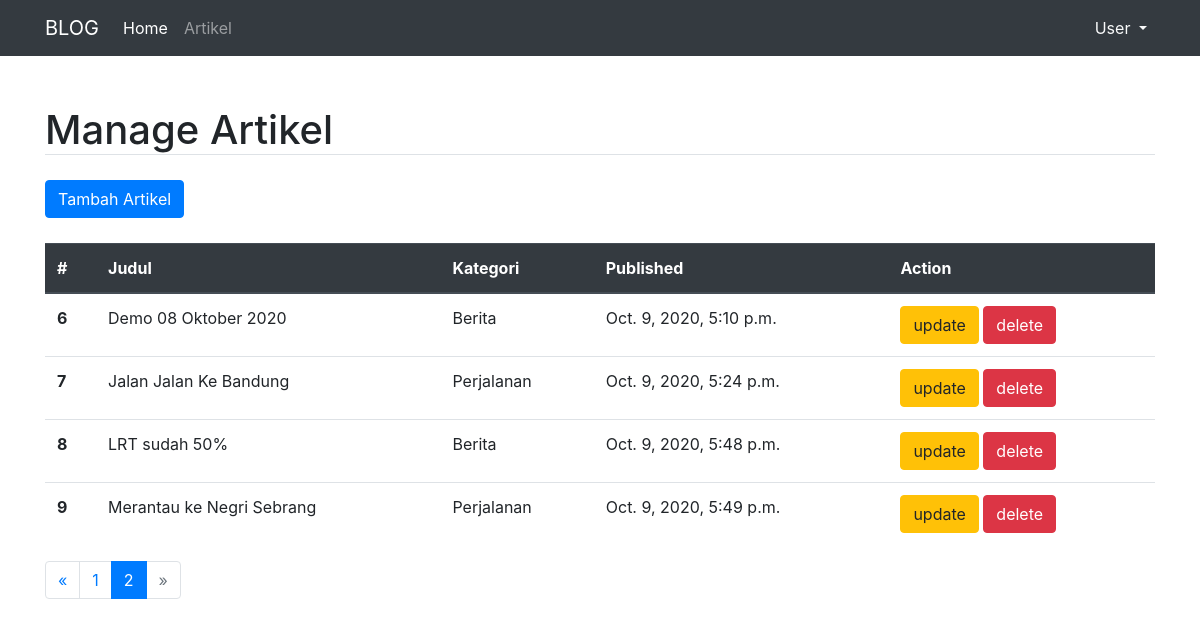
Before: /artikel/manage/2 with the older database file.
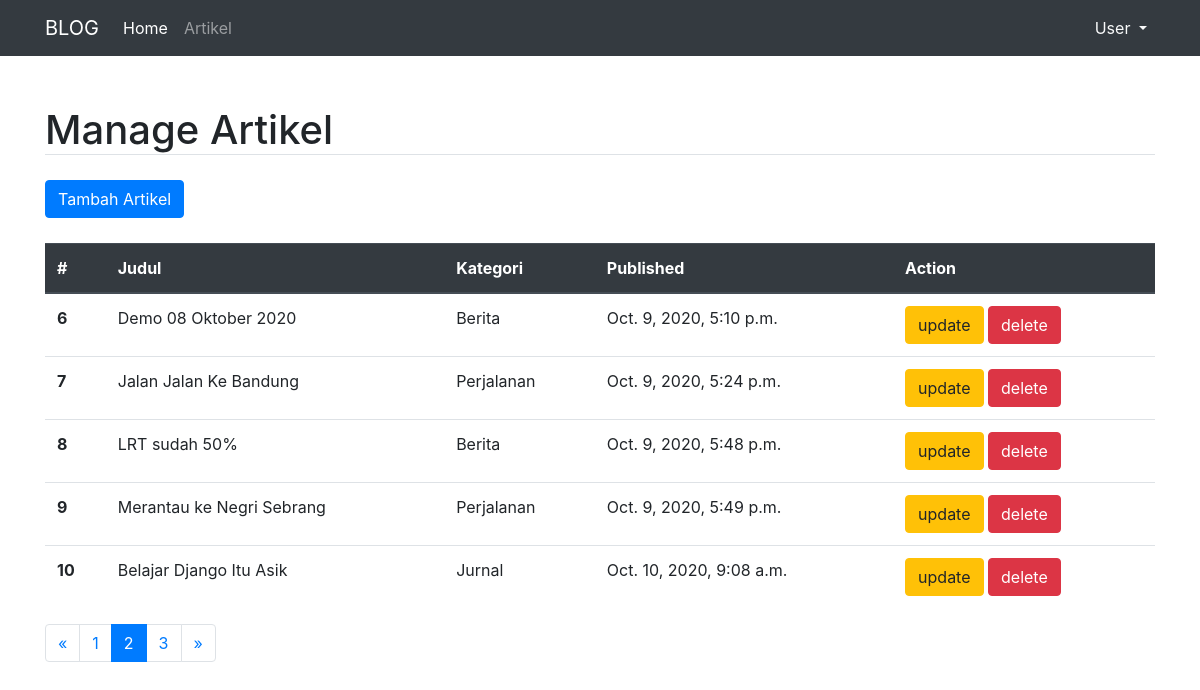
After: the same page with the newer database file.
### Artikel/models.py (models this page shows, shortened)
class ArtikelModel(models.Model):
    judul           = models.CharField(max_length=100)
    isi             = models.TextField()
    kategori        = models.CharField(max_length=255)
    published       = models.DateTimeField(auto_now_add=True)
    updated         = models.DateTimeField(auto_now=True)
    slug            = models.SlugField(blank=True , editable=False)

### Artikel/views.py (the view)
# urls.py: url(r'^manage/(?P<page>[\d]+)$', ArtikelManageView.as_view(), name='manage'),
class ArtikelManageView(ListView):
    model               = ArtikelModel
    template_name       = "artikel/artikel_manage.html"
    context_object_name = 'artikel_list'
    ordering            = ['published']
    paginate_by         = 5

### templates/artikel/artikel_manage.html (shortened to what this page needs)
{% extends "base.html" %}
{% block contents %}
  <h1 class="border-bottom" style="margin-bottom:25px">Manage Artikel</h1>
  <a class="btn btn-primary" href="{% url 'artikel:create' %}" style="margin-bottom:25px">Tambah Artikel</a>
  <table class="table">
    <thead class="thead-dark">
      <tr>
        <th scope="col">#</th>
        <th scope="col">Judul</th>
        <th scope="col">Kategori</th>
        <th scope="col">Published</th>
        <th scope="col">Action</th>
      </tr>
    </thead>
    <tbody>
      {% for artikel in artikel_list %}
          <tr>
            <th scope="row">{{ artikel.id }}</th>
            <td>{{ artikel.judul }}</td>
            <td>{{ artikel.kategori }}</td>
            <td>{{ artikel.published }}</td>
            <td>
              <a class="btn btn-warning" href="{% url 'artikel:update' artikel.id %}">update</a>
              <a class="btn btn-danger" href="{% url 'artikel:delete'  artikel.id %}">delete</a>
            </td>
          </tr>
      {% endfor %}
    </tbody>
  </table>
  {% if is_paginated %}
    <nav aria-label="artikelPage">
      <ul class="pagination">
        {% if page_obj.has_previous %}
          <li class="page-item">
            <a class="page-link" href="{% url 'artikel:manage' page_obj.previous_page_number %}" tabindex="-1" aria-disabled="true"><span aria-hidden="true">&laquo;</span></a>
          </li>
        {% else %}
          <li class="page-item disabled">
            <a class="page-link" href="#" tabindex="-1" aria-disabled="true"><span aria-hidden="true">&laquo;</span></a>
          </li>
        {% endif %}
        {% for page in paginator.page_range %}
          {% if page is page_obj.number %}
            <li class="page-item active" aria-current="page">
              <a class="page-link" href="{% url 'artikel:manage' page %}">{{page}} <span class="sr-only">(current)</span></a>
            </li>
          {% else %}
            <li class="page-item"><a class="page-link" href="{% url 'artikel:manage' page %}">{{ page }}</a></li>
          {% endif %}
        {% endfor %}
        {% if page_obj.has_next %}
          <li class="page-item">
            <a class="page-link" href="{% url 'artikel:manage' page_obj.next_page_number %}"><span aria-hidden="true">&raquo;</span></a>
          </li>
        {% else %}
          <li class="page-item disabled">
            <a class="page-link" href="#"><span aria-hidden="true">&raquo;</span></a>
          </li>
        {% endif %}
      </ul>
    </nav>
  {% endif %}
{% endblock contents %}

Changed rows visible on the page:
added ArtikelModel: id "10", judul "Belajar Django Itu Asik", kategori "Jurnal", published "Oct. 10, 2020, 9:08 a.m."
Other visible differences:
new list line: "3"
